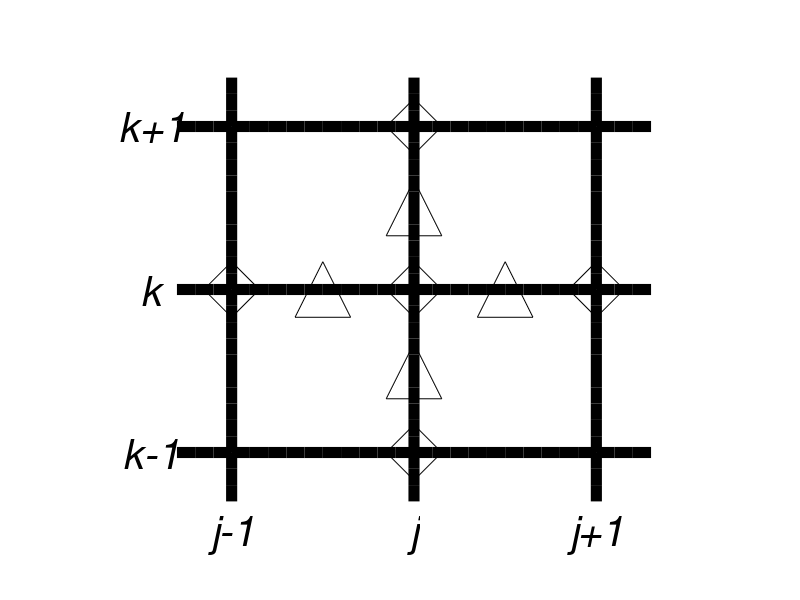
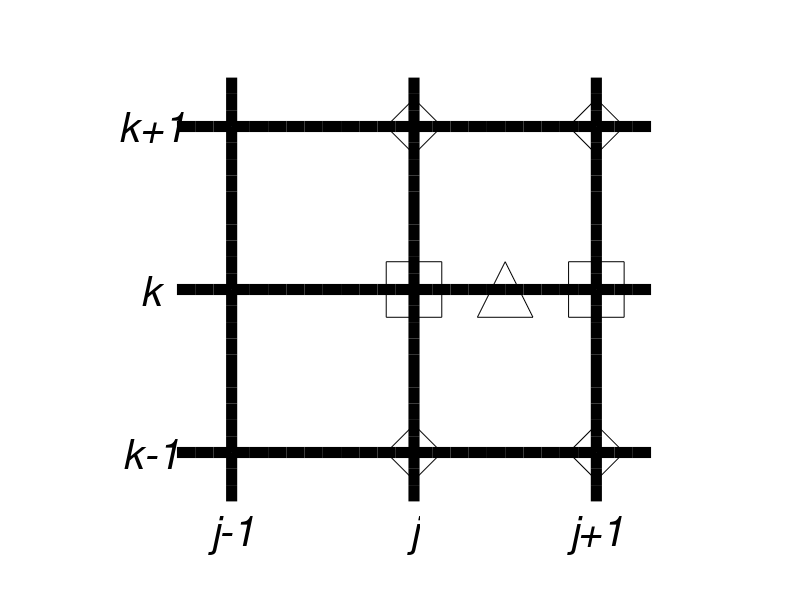
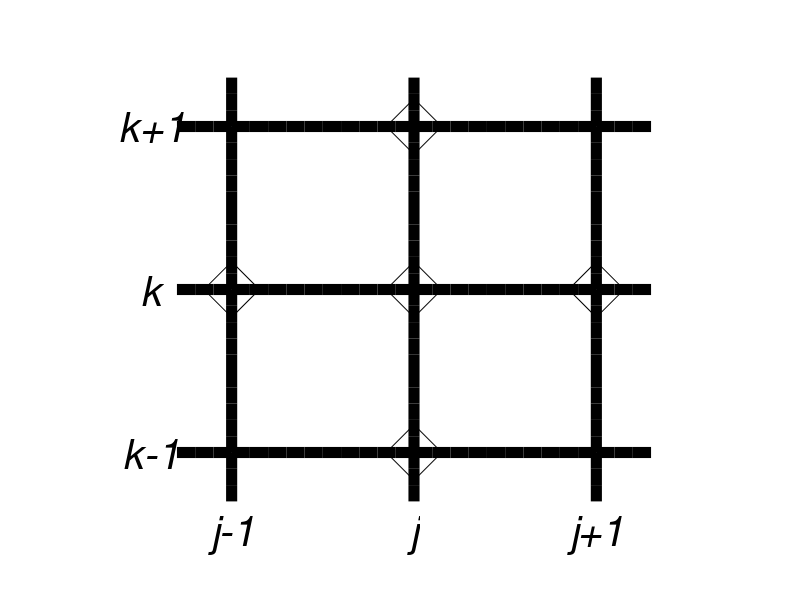

The MATLAB source for these figures, in order:
function makestencil
% MAKESTENCIL   Plot the kind of stencil used for illustrating finite
% difference schemes.  Works under Matlab better than Octave, especially
% because saving the figures sucks under Octave.

msize=40;

basic(1) % stencil for non-constant diffusivity
hold on
plot([-0.5 0.5 0 0], [0 0 -0.5 0.5], '^k', 'Markersize',msize)
plot([-1 0 1 0 0], [0 0 0 -1 1], 'dk', 'Markersize',msize)
hold off
% to create .eps in Octave:
%print -depsc2 ../pdffigs/diffstencil.eps

basic(2) % stencil for Mahaffy
hold on
plot([0.5], [0], '^k', 'Markersize',msize)
plot([0 1], [0 0], 'sk', 'Markersize',msize)
plot([0 1 0 1], [-1 -1 1 1], 'dk', 'Markersize',msize)
hold off
%print -depsc2 ../pdffigs/mahaffystencil.eps

basic(3) % stencil for explicit 2D heat equation
hold on
plot([-1 0 1 0 0], [0 0 0 -1 1], 'dk', 'Markersize',msize)
hold off
%print -depsc2 ../pdffigs/exp2dstencil.eps

   function basic(i)
   figure(i)
   lwidth = 8.0;

   % make the grid
   x=-1.3:0.1:1.3;
   plot(x,[-ones(size(x)); zeros(size(x)); ones(size(x))]','k',...
       'LineWidth',lwidth)
   axis([-1.7 1.7 -1.5 1.5])
   axis off
   hold on
   plot([-ones(size(x)); zeros(size(x)); ones(size(x))]',x,'k',...
       'LineWidth',lwidth)

   % label the j,k positions
   fsize = 30;
   text(-1,-1.5,'j-1','FontSize',fsize,'FontAngle','italic',...
      'HorizontalAlignment','center')
   text(0,-1.5,'j','FontSize',fsize,'FontAngle','italic',...
      'HorizontalAlignment','center')
   text(1,-1.5,'j+1','FontSize',fsize,'FontAngle','italic',...
      'HorizontalAlignment','center')
   text(-1.6,-1,'k-1','FontSize',fsize,'FontAngle','italic')
   text(-1.5,0,'k','FontSize',fsize,'FontAngle','italic')
   text(-1.62,1,'k+1','FontSize',fsize,'FontAngle','italic')
   hold off

